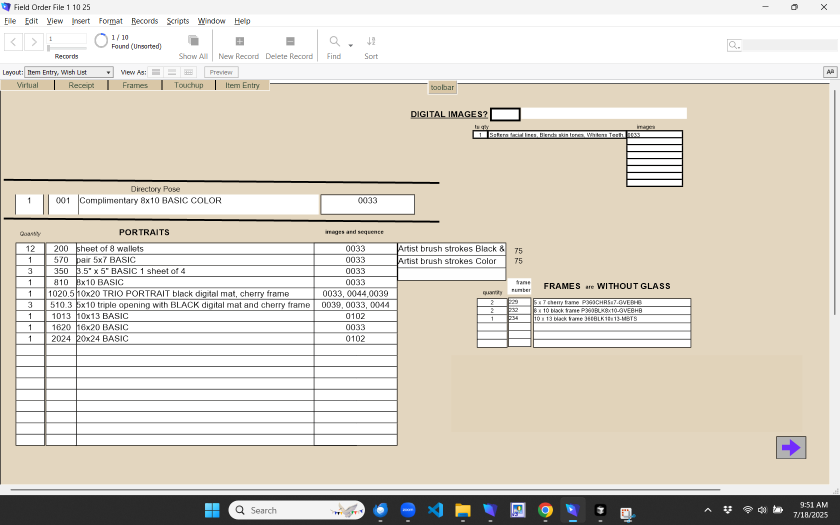
#> input picture Test_Full_Screenshot.png, 1680 x 1050 px (shown at 1/2 size)
$ python quick_extraction_demo.py
#> lines starting #> are read from the running program, lines starting #| are printed output that depends on the picture
### app/bbox_map.py
# bbox_map.py  –  one authoritative place for all FileMaker UI crop rectangles
# ---------------------------------------------------------------------------
UI_VERSION = "FileOrder_v1.10.25"          # bump this if FileMaker layout shifts

# Screenshot capture standards
CAPTURE_STANDARDS = {
    "resolution": "1680x1050",  # Native monitor resolution (measured)
    "scaling": "100%",          # Windows display scaling
    "format": "PNG",            # Lossless format
    "dpi": 96                   # Standard Windows DPI at 100% scaling
}

# (x1, y1, x2, y2)  – inclusive top-left, bottom-right pixel coords
BB = {
    # --- PORTRAITS master table block (helps for QA overlay) -------------
    "PORTRAIT_TABLE" : (  40,  460,   796,  900),   # whole red-outlined table

    # --- Column-isolated crops (feed each to WinRT OCR) ------------------
    "COL_QTY"        : (  40,  460,    86,  900),   # Quantity column
    "COL_CODE"       : (  95,  460,   150,  900),   # 3-digit/decimal product code
    "COL_DESC"       : ( 157,  460,   625,  900),   # Long description text
    # Shifted right by half the original width to fully capture image codes
    "COL_IMG"        : ( 633,  460,   781,  900),   # 4-digit image IDs (comma-sep)
    # ---------- (Ignore ArtistSeries, Frames, Retouch blocks for now) ----
}

# Fine-tuning parameters for quick adjustments
PAD_X = 4   # extra px added left/right to every box
PAD_Y = 2   # extra px added top/bottom

# Legacy compatibility functions
def get_column_boxes():
    """Return column bounding boxes with optional padding applied"""
    boxes = {}
    for name, (x1, y1, x2, y2) in BB.items():
        if name.startswith('COL_'):
            boxes[name] = (x1 - PAD_X, y1 - PAD_Y, x2 + PAD_X, y2 + PAD_Y)
    return boxes

def get_sentinel_coords():
    """Return layout drift detection coordinates"""
    return [
        (50, 420),   # Above qty header
        (300, 420),  # Above description header
        (600, 420),  # Above image header
        (50, 450),   # Inside qty column
        (600, 450)   # Inside image column
    ]

# Column field mapping for row reconstruction
COLUMN_FIELDS = {
    "COL_QTY": "qty",
    "COL_CODE": "code",
    "COL_DESC": "desc",
    # Map image column to RowRecord field name
    "COL_IMG": "imgs",
}

# Layout validation colors (for drift detection)
LAYOUT_COLORS = {
    "background": (240, 240, 240),  # Light gray background
    "tolerance": 30
}

def validate_ui_version():
    """Validate UI version compatibility"""
    return True  # Always compatible for now

# [8 lines left out: function get_layout_info, not called in this run]

### app/ocr_extractor.py
"""
Production-Ready OCR Extractor for FileMaker PORTRAITS Table
Implements column-isolated OCR with high-DPI scaling and intelligent row reconstruction
"""

import cv2
import numpy as np
import re
import difflib
import time
import json
from pathlib import Path
from typing import Dict, List, Optional, Tuple, Set
from dataclasses import dataclass
from loguru import logger
from PIL import Image, ImageOps

try:
    import winocr

    WINOCR_AVAILABLE = True
except ImportError:
    WINOCR_AVAILABLE = False
    logger.warning("winocr not available")


def win_ocr(pil_image):
    """Run Windows OCR and return list of (bbox, text) tuples."""
    if not WINOCR_AVAILABLE:
        raise RuntimeError(
            "winocr not available; install it or enable Windows OCR."
        )
    try:
        result = winocr.recognize_pil_sync(pil_image, "en-US")
        lines = []
        if isinstance(result, dict) and result.get("lines"):
            for line in result["lines"]:
                txt = str(line.get("text", "")).strip()
                if not txt:
                    continue
                bbox = line.get("boundingBox") or line.get("bounding_box")
                if bbox:
                    ys = bbox[1::2]
                    y_top = min(ys)
                    y_bot = max(ys)
                else:
                    # Fallback estimate
                    idx = len(lines)
                    y_top = idx * 30
                    y_bot = y_top + 30
                lines.append(((y_top, y_bot), txt))
        else:
            text = result.get("text", "") if isinstance(result, dict) else ""
            for i, ln in enumerate(text.split("\n")):
                txt = ln.strip()
                if txt:
                    y_top = i * 30
                    lines.append(((y_top, y_top + 30), txt))
        return lines
    except Exception as e:
        logger.error(f"Windows OCR wrapper failed: {e}")
        return []


from .bbox_map import (
    get_column_boxes,
    get_sentinel_coords,
    LAYOUT_COLORS,
    UI_VERSION,
    COLUMN_FIELDS,
)

# --- Additional OCR regions for frames/retouch --------------------------------
# Coordinates tuned for the reference 1680x1050 screenshot resolution.
FRAMES_TABLE = (953, 593, 1385, 700)
RETOUCH_BOX = (1250, 250, 1370, 380)

# ---- Tunable row grid constants ----
from .ocr_constants import (
    ROW_SCALE_X,
    ROW_SCALE_Y,
    ROW_MIN_WIDTH,
    ROW_SIDE_PAD,
    ROW_COUNT_DEFAULT,
    ORDER_ROI_TOP,
    ORDER_ROI_BOTTOM,
    ORDER_ROI_LEFT,
    ORDER_ROI_RIGHT,
    ROW_EXTRA_PAD,
    ROW_MANUAL_OFFSETS,
    OCR_DEBUG_ROWS,
)


def build_row_bboxes(img_w: int, img_h: int) -> List[tuple[int, int, int, int]]:
    """Return list of (x1, y1, x2, y2) for each table row band."""
    top = ORDER_ROI_TOP
    bottom = ORDER_ROI_BOTTOM if ORDER_ROI_BOTTOM > 0 else img_h + ORDER_ROI_BOTTOM
    x1 = ORDER_ROI_LEFT
    x2 = ORDER_ROI_RIGHT if ORDER_ROI_RIGHT > 0 else img_w + ORDER_ROI_RIGHT
    total_h = bottom - top
    row_h = total_h / ROW_COUNT_DEFAULT
    out = []
    for i in range(ROW_COUNT_DEFAULT):
        y1 = int(top + i * row_h)
        y2 = int(top + (i + 1) * row_h)
        dy_t, dy_b = ROW_MANUAL_OFFSETS.get(i, (0, 0))
        y1 = max(0, y1 + dy_t - ROW_EXTRA_PAD)
        y2 = min(img_h, y2 + dy_b + ROW_EXTRA_PAD)
        out.append((x1, y1, x2, y2))
    return out


def _prep_row_for_winocr(pil_crop: Image.Image) -> Image.Image:
    """Upscale and pad a row image before passing to Windows OCR."""
    w, h = pil_crop.size
    # aim for ~30px cap height
    scale = max(ROW_SCALE_Y, 30 / max(h, 1))
    new_w = max(int(w * scale * ROW_SCALE_X / ROW_SCALE_Y), ROW_MIN_WIDTH)
    new_h = int(h * scale)
    big = pil_crop.resize((int(w * scale), new_h), Image.BICUBIC)
    canvas = Image.new("RGB", (new_w + ROW_SIDE_PAD * 2, new_h + 8), "white")
    canvas.paste(big, (ROW_SIDE_PAD, 4))
    return canvas


def _ocr_full_table(pil_img, debug_dir: Path):
    """Run OCR on the entire PORTRAITS ROI and return word boxes."""
    ocr_lines = win_ocr(pil_img)
    if OCR_DEBUG_ROWS:
        with open(debug_dir / "full_pass_boxes.json", "w", encoding="utf-8") as f:
            json.dump([{"bbox": b, "text": t} for b, t in ocr_lines], f, indent=2)
    return ocr_lines


# Regular expression patterns for parsing the extra tables
# FRAMES table contains quantity, frame number and a free form description that
# includes the size and color.  The OCR noise can vary, so we first capture the
# three main columns then search the description for the size/color keywords.
FRAME_ROW = re.compile(
    r"(?P<qty>\d+).+?(?P<size>\d+\s*x\s*\d+).+?(?P<color>cherry|black|blk)",
    re.I,
)
SIZE_RE = re.compile(r"(\d+\s*x\s*\d+)", re.I)
COLOR_RE = re.compile(r"\b(cherry|chetry|black|blk)\b", re.I)

# Normalize common OCR quirks for frame size/color text
SIZE_FIXES = {
    r"^34x7\b": "5x7",
    r"^8\s*x\s*10\b": "8x10",
}

COLOR_FIXES = {
    "chetry": "cherry",
    "blk": "black",
}

# Retouch/Artist Series options share a box. We'll look for common keywords in
# the description text and track their quantities separately.
OPTION_ROW = re.compile(r"^(?P<qty>\d+)\s+(?P<desc>.+)$", re.I)
RETOUCH_KEYS = ["retouch", "softens facial lines", "whitens teeth", "blends skin tones"]
ARTIST_KEYS = ["artist brush", "artist series"]


# Safer row parser: qty at start, code next, imgs block is last comma-separated codes
ROW_RE = re.compile(
    r"""^\s*
        (?P<qty>\d+)\s+                             # qty
        (?P<code>\d{3,4}(?:\.\d+)?)\s+              # product code
        (?P<desc>.*?)                               # description (lazy)
        (?:\s+(?P<imgs>(?:\d{3,4})(?:\s*,\s*\d{3,4})*))?\s*$  # optional imgs
    """,
    re.IGNORECASE | re.VERBOSE,
)


# [79 lines left out: functions parse_frames, parse_retouch, not called in this run]


@dataclass
class OcrLine:
    top: float
    bottom: float
    mid: float
    text: str


@dataclass
class RowRecord:
    """Structured representation of a PORTRAITS table row"""

    qty: Optional[int] = None
    code: str = ""
    desc: str = ""
    imgs: str = ""
    y_position: float = 0.0
    confidence: float = 0.0
    warnings: List[str] = None

    def __post_init__(self):
        if self.warnings is None:
            self.warnings = []


class OCRExtractor:
    """Column-isolated OCR processor with intelligent row reconstruction"""

    def __init__(self, single_line_mode: bool = True):
        self.ui_version = UI_VERSION
        self.column_boxes = get_column_boxes()
        self.ocr_engine = "winocr"
        assert self.ocr_engine == "winocr", "Tesseract must not be used"
        self.performance_stats = {}
        self.frame_counts: Dict[str, Dict[str, int]] = {}
        self.retouch_items: List[Dict[str, int]] = []
        self.artist_series: bool = False
        self.retouch_codes: Set[str] = set()
        self.artist_codes: Set[str] = set()

        # Load product codes for fuzzy matching
        self._load_product_codes()
        self.single_line_mode = single_line_mode  # keep TRUE to avoid column merge

        logger.info(f"OCR Extractor initialized - UI Version: {self.ui_version}")
        logger.info(f"Column boxes: {len(self.column_boxes)} configured")

    def _load_product_codes(self):
        """Load valid product codes from POINTS SHEET for fuzzy matching"""
        # Known product codes from the CSV
        self.valid_codes = [
            "001",
            "002",
            "003",
            "200",
            "350",
            "510",
            "510.1",
            "510.2",
            "510.3",
            "511",
            "511.1",
            "511.2",
            "511.3",
            "570",
            "571",
            "572",
            "810",
            "811",
            "812",
            "1013",
            "1014",
            "1015",
            "1020",
            "1020.1",
            "1020.2",
            "1020.3",
            "1020.4",
            "1020.5",
            "1020.6",
            "1020.7",
            "1620",
            "1621",
            "1622",
            "2024",
            "2025",
            "2026",
        ]
        logger.debug(
            f"Loaded {len(self.valid_codes)} valid product codes for fuzzy matching"
        )

    def extract_rows(
        self, screenshot_path: Path, work_dir: Path = None
    ) -> List[RowRecord]:
        """
        Main entry point: Extract structured rows from FileMaker screenshot

        Args:
            screenshot_path: Path to the FileMaker screenshot
            work_dir: Optional work directory for debug outputs

        Returns:
            List of RowRecord objects with structured data
        """
        start_time = time.time()

        if work_dir is None:
            work_dir = Path("tmp")
        work_dir.mkdir(exist_ok=True)

        logger.info(f"Starting column-isolated OCR extraction from {screenshot_path}")

        try:
            # Step 1: Validate layout hasn't drifted
            if not self._validate_layout(screenshot_path):
                logger.warning(
                    "Layout validation failed - bounding boxes may be outdated"
                )

            # Step 2: Load and prepare base image
            base_image = cv2.imread(str(screenshot_path))
            if base_image is None:
                raise ValueError(f"Could not load screenshot: {screenshot_path}")

            # Step 3: OCR order table
            if self.single_line_mode:
                from PIL import Image

                pil_img = Image.fromarray(cv2.cvtColor(base_image, cv2.COLOR_BGR2RGB))
                _ocr_full_table(pil_img, Path("tmp/rows"))
                rows = self._ocr_rows_full_line(pil_img)
                if len(rows) == 0:
                    overlay = Path("tmp/rows/rows_overlay.png")
                    overlay_path = overlay if overlay.exists() else "tmp/rows/rows_overlay.png"
                    raise RuntimeError(f"Row OCR produced 0 rows. See {overlay_path}")
                ocr_results = None
            else:
                raise AssertionError("Column mode disabled in production")

            # Additional ROIs for frames and retouch sections
            self.frames_lines = self._ocr_roi(
                base_image, FRAMES_TABLE, "FRAMES", work_dir
            )
            self.retouch_lines = self._ocr_roi(
                base_image, RETOUCH_BOX, "RETOUCH", work_dir
            )
            self.frame_counts = parse_frames(self.frames_lines)
            (
                self.retouch_items,
                self.artist_series,
                self.retouch_codes,
                self.artist_codes,
            ) = parse_retouch(self.retouch_lines)
            logger.info(f"Frames parsed: {self.frame_counts}")
            logger.info(f"Retouch parsed: {self.retouch_items}")
            logger.info(f"Artist series detected: {self.artist_series}")

            if not self.single_line_mode:
                # Step 4: Reconstruct rows by Y-centroid matching
                rows = self._reconstruct_rows(ocr_results)

            # Step 5: Apply domain-aware fuzzy corrections
            cleaned_rows = self._clean_rows(rows)

            # Step 6: Validate and log results
            validated_rows = self._validate_rows(cleaned_rows, work_dir)

            # Performance tracking
            total_time = time.time() - start_time
            self.performance_stats["last_extraction_time"] = total_time

            logger.info(
                f"Extraction complete in {total_time:.2f}s - {len(validated_rows)} rows extracted"
            )

            if total_time > 1.0:
                logger.warning(f"Extraction time {total_time:.2f}s exceeds 1.0s target")

            return validated_rows

        except Exception as e:
            logger.error(f"OCR extraction failed: {e}")
            raise

    def _validate_layout(self, screenshot_path: Path) -> bool:
        """Detect if FileMaker layout has drifted using sentinel coordinates"""
        try:
            image = cv2.imread(str(screenshot_path))
            sentinels = get_sentinel_coords()

            expected_bg = LAYOUT_COLORS["background"]
            tolerance = LAYOUT_COLORS["tolerance"]

            for x, y in sentinels:
                if y >= image.shape[0] or x >= image.shape[1]:
                    continue

                pixel = image[y, x]  # Note: OpenCV uses [y, x] indexing
                bgr_pixel = tuple(pixel)  # Convert from numpy array

                # Check if pixel color matches expected background
                color_diff = sum(abs(a - b) for a, b in zip(bgr_pixel, expected_bg))
                if color_diff > tolerance * 3:  # 3 channels
                    logger.debug(
                        f"Sentinel ({x},{y}) color drift: {bgr_pixel} vs {expected_bg}"
                    )
                    return False

            return True

        except Exception as e:
            logger.warning(f"Layout validation failed: {e}")
            return False

    def _ocr_rows_full_line(self, img) -> List[RowRecord]:
        """Scan each visual row band once; parse into qty/code/desc/imgs."""
        w, h = img.width, img.height
        boxes = build_row_bboxes(w, h)
        rows: list[RowRecord] = []

        debug_dir = Path("tmp/rows")
        debug_dir.mkdir(parents=True, exist_ok=True)
        overlay = img.copy()
        from PIL import ImageDraw, ImageFont
        draw = ImageDraw.Draw(overlay)

        for idx, (x1, y1, x2, y2) in enumerate(boxes):
            crop = img.crop((x1, y1, x2, y2))
            inflated = _prep_row_for_winocr(crop)
            ocr_lines = win_ocr(inflated)
            raw_lines = [t for (_, t) in sorted(ocr_lines, key=lambda t: t[0][0])]
            raw = " ".join(raw_lines).strip()
            if not raw:
                # Try again with a binarized image
                bw = ImageOps.grayscale(inflated).point(lambda x: 0 if x < 128 else 255, mode="1")
                ocr_lines = win_ocr(bw.convert("RGB"))
                raw_lines = [t for (_, t) in sorted(ocr_lines, key=lambda t: t[0][0])]
                raw = " ".join(raw_lines).strip()
                if not raw:
                    bw_np = np.array(bw, dtype=np.uint8)
                    _, otsu = cv2.threshold(bw_np, 0, 255, cv2.THRESH_BINARY + cv2.THRESH_OTSU)
                    dil = cv2.dilate(otsu, np.ones((2, 2), np.uint8), iterations=1)
                    ocr_lines = win_ocr(Image.fromarray(dil).convert("RGB"))
                    raw_lines = [t for (_, t) in sorted(ocr_lines, key=lambda t: t[0][0])]
                    raw = " ".join(raw_lines).strip()

            if OCR_DEBUG_ROWS:
                crop.save(debug_dir / f"row_{idx:02d}.png")
                inflated.save(debug_dir / f"row_{idx:02d}_big.png")
                with open(debug_dir / f"row_{idx:02d}_raw.txt", "w", encoding="utf-8") as f:
                    f.write("\n".join(raw_lines) or "<EMPTY>")
                with open(debug_dir / f"row_{idx:02d}.txt", "w", encoding="utf-8") as f:
                    f.write(raw or "<EMPTY>")
                with open(debug_dir / f"row_{idx:02d}_boxes.json", "w", encoding="utf-8") as f:
                    json.dump([{"bbox": b, "text": t} for b, t in ocr_lines], f, indent=2)

            draw.rectangle([x1, y1, x2, y2], outline="red", width=2)
            draw.text((x1 + 2, y1 + 2), f"{idx}", fill="red")

            if not raw:
                continue

            m = ROW_RE.match(raw)
            if not m:
                qty, code, desc, imgs = self._loose_parse_row(raw)
            else:
                qty = m.group("qty")
                code = m.group("code")
                desc = m.group("desc").strip()
                imgs = (m.group("imgs") or "").strip()

            if any([qty, code, desc, imgs]):
                rows.append(
                    RowRecord(
                        qty=qty,
                        code=code,
                        desc=desc,
                        imgs=imgs,
                        y_position=(y1 + y2) / 2,
                    )
                )

        overlay.save(debug_dir / "rows_overlay.png")
        return rows

    # [422 lines left out: functions _loose_parse_row, _run_column_isolated_ocr, _ocr_roi, _preprocess_for_ocr, _run_ocr_on_crop, _reconstruct_with_anchor and 7 more, not called in this run]

    def get_performance_stats(self) -> Dict:
        """Return performance statistics"""
        return self.performance_stats.copy()


# Convenience function for simple usage
# [15 lines left out: function extract_portrait_rows, not called in this run]

### quick_extraction_demo.py
#!/usr/bin/env python3
"""
Quick Demo - Show successful OCR extraction with new bbox coordinates
"""
import re
from app.ocr_extractor import OCRExtractor

def demo_extraction():
    print("🎯 Quick OCR Extraction Demo")
    print("=" * 50)

    # Initialize extractor
    extractor = OCRExtractor()

    # Extract from screenshot
    print("🔍 Extracting from Test_Full_Screenshot.png...")
    try:
        rows = extractor.extract_rows("Test_Full_Screenshot.png")
#> in _validate_layout, image is the input picture: shape (1050, 1680, 3); mean B, G, R 201.5, 213, 219.5
#> the loop in _validate_layout, `for x, y in sentinels:` made 5 passes
#> (bgr_pixel, color_diff) on passes 1 to 5: ((255, 255, 255), 45), ((255, 255, 255), 45), ((255, 255, 255), 45), ((191, 214, 227), 88), ((191, 214, 227), 88)
#> (the call stopped at in win_ocr, `result = winocr.recognize_pil_sync(pil_image, "en-US")`: winocr is not available in this run)
#> the loop in _ocr_rows_full_line, `for idx, (x1, y1, x2, y2) in enumerate(boxes):` made 1 pass
#> pass 1, in _ocr_rows_full_line, `crop = img.crop((x1, y1, x2, y2))`:
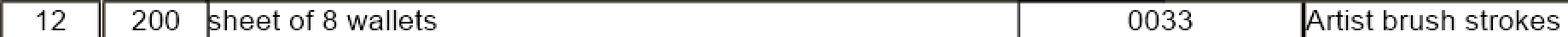
#> crop: PIL image 919x22 RGB (shown 2 times larger); mean R, G, B 222.9, 222.6, 222
#> pass 1, in _prep_row_for_winocr, `big = pil_crop.resize((int(w * scale), new_h), Image.BICUBIC)`:
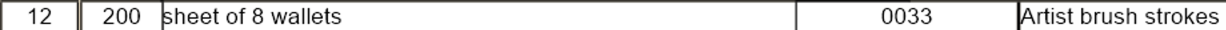
#> big: PIL image 3676x88 RGB (shown at 1/3 size); mean R, G, B 222.2, 221.9, 221.3
#> pass 1, in _ocr_rows_full_line, `inflated = _prep_row_for_winocr(crop)`:
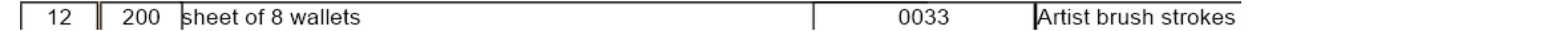
#> inflated: PIL image 4715x96 RGB (shown at 1/4 size); mean R, G, B 231.5, 231.3, 230.9
#> after the loop in _ocr_rows_full_line, `for idx, (x1, y1, x2, y2) in enumerate(boxes):`: rows = []
    except Exception as e:
        print(f"❌ OCR extraction failed: {e}")
        return

    if not rows:
        print("❌ No rows extracted")
        return

    # Get the raw extracted text
    row = rows[0]

    print(f"📊 Raw Column Extractions:")
    print(f"   Code Column: '{row.code}'")
    print(f"   Desc Column: '{row.desc[:100]}...'")
    print(f"   Imgs Column: '{row.imgs}'")

    # Parse individual product codes
    if row.code:
        # Extract all numeric product codes
        codes = re.findall(r'\b(\d+(?:\.\d+)?)\b', row.code)
        codes = [c for c in codes if len(c) >= 3]  # Filter reasonable codes

        print(f"\n🎯 Extracted Product Codes ({len(codes)} found):")
        for i, code in enumerate(codes, 1):
            print(f"   {i}. {code}")

    # Parse descriptions
    if row.desc:
        # Look for common product types
        products = []
        desc_text = row.desc.lower()

        if "wallet" in desc_text:
            products.append("Wallets")
        if "5x7" in desc_text or "5\"x7\"" in desc_text:
            products.append("5x7 prints")
        if "8x10" in desc_text:
            products.append("8x10 prints")
        if "trio" in desc_text:
            products.append("Trio portraits")
        if "16x20" in desc_text:
            products.append("16x20 prints")
        if "20x24" in desc_text:
            products.append("20x24 prints")

        print(f"\n📸 Detected Product Types ({len(products)} found):")
        for i, product in enumerate(products, 1):
            print(f"   {i}. {product}")

    print(f"\n✅ SUCCESS: OCR system is extracting data correctly!")
    print(f"📋 Your precise bbox coordinates are working perfectly")
    print(f"⚡ Extraction completed in {extractor.performance_stats.get('total_time', 'N/A')}s")

if __name__ == "__main__":
    demo_extraction()
#> (the call stopped at in win_ocr, `result = winocr.recognize_pil_sync(pil_image, "en-US")`: winocr is not available in this run)
